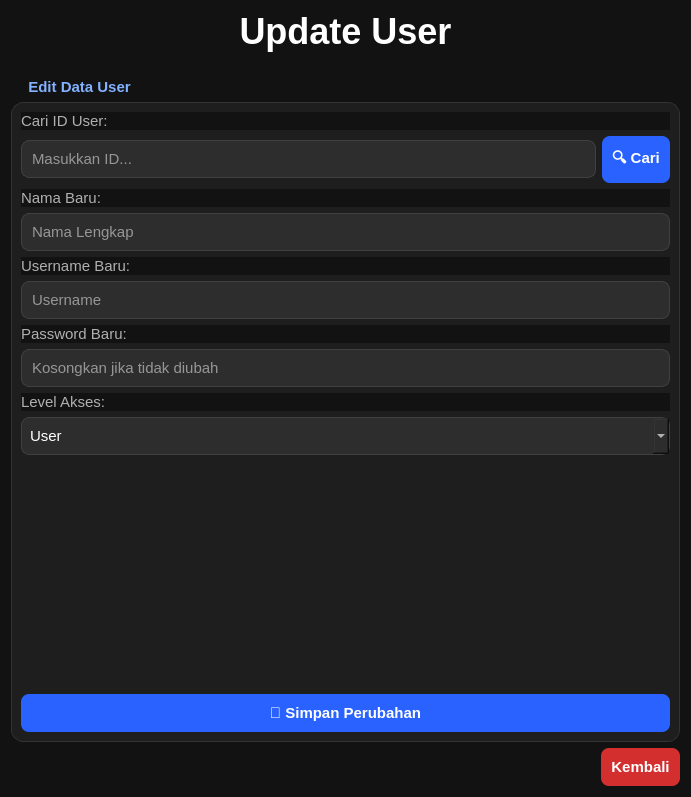
<?xml version="1.0" encoding="UTF-8"?>
<ui version="4.0">
 <class>FormUpdateUser</class>
 <widget class="QWidget" name="FormUpdateUser">
  <property name="geometry">
   <rect>
    <x>0</x>
    <y>0</y>
    <width>691</width>
    <height>797</height>
   </rect>
  </property>
  <property name="windowTitle">
   <string>Update User</string>
  </property>
  <property name="styleSheet">
   <string notr="true">
    QWidget { background-color: #121212; color: #E0E0E0; font-family: 'Segoe UI', sans-serif; font-size: 11pt; }
    QGroupBox { background-color: #1E1E1E; border: 1px solid #333333; border-radius: 12px; margin-top: 24px; font-weight: bold; }
    QGroupBox::title { subcontrol-origin: margin; left: 10px; padding: 0 5px; color: #82B1FF; }
    QLabel { color: #B0B0B0; }
    QLineEdit, QComboBox { background-color: #2D2D2D; border: 1px solid #404040; border-radius: 8px; padding: 8px; color: white; }
    QLineEdit:focus, QComboBox:focus { border: 2px solid #2962FF; }
    QPushButton { background-color: #333333; border: 1px solid #444444; border-radius: 8px; padding: 10px; color: white; font-weight: bold; }
    QPushButton:hover { background-color: #424242; }
    QPushButton#pushButton_cari, QPushButton#pushButton_update_user { background-color: #2962FF; border: none; }
    QPushButton#pushButton_cari:hover, QPushButton#pushButton_update_user:hover { background-color: #1565C0; }
    QPushButton#pushButton_cancel, QPushButton#pushButton_kembali { background-color: #D32F2F; border: none; }
   </string>
  </property>
  <layout class="QVBoxLayout" name="mainLayout">
   <item>
    <widget class="QLabel" name="label_title">
     <property name="styleSheet">
      <string>font-size: 36px; font-weight: bold; color: white; margin-bottom: 20px;</string>
     </property>
     <property name="text">
      <string>Update User</string>
     </property>
     <property name="alignment">
      <set>Qt::AlignCenter</set>
     </property>
    </widget>
   </item>
   <item>
    <widget class="QGroupBox" name="groupBox_update_user">
     <property name="title">
      <string>Edit Data User</string>
     </property>
     <layout class="QVBoxLayout" name="formLayout">
      <item>
       <widget class="QLabel" name="label_id">
        <property name="text">
         <string>Cari ID User:</string>
        </property>
       </widget>
      </item>
      <item>
       <layout class="QHBoxLayout" name="searchLayout">
        <item>
         <widget class="QLineEdit" name="lineEdit_id">
          <property name="placeholderText">
           <string>Masukkan ID...</string>
          </property>
         </widget>
        </item>
        <item>
         <widget class="QPushButton" name="pushButton_cari">
          <property name="maximumSize">
           <size>
            <width>100</width>
            <height>16777215</height>
           </size>
          </property>
          <property name="text">
           <string>🔍 Cari</string>
          </property>
         </widget>
        </item>
       </layout>
      </item>
      <item>
       <widget class="QLabel" name="label_nama">
        <property name="text">
         <string>Nama Baru:</string>
        </property>
       </widget>
      </item>
      <item>
       <widget class="QLineEdit" name="lineEdit_nama">
        <property name="placeholderText">
         <string>Nama Lengkap</string>
        </property>
       </widget>
      </item>
      <item>
       <widget class="QLabel" name="label_username">
        <property name="text">
         <string>Username Baru:</string>
        </property>
       </widget>
      </item>
      <item>
       <widget class="QLineEdit" name="lineEdit_username">
        <property name="placeholderText">
         <string>Username</string>
        </property>
       </widget>
      </item>
      <item>
       <widget class="QLabel" name="label_password">
        <property name="text">
         <string>Password Baru:</string>
        </property>
       </widget>
      </item>
      <item>
       <widget class="QLineEdit" name="lineEdit_password">
        <property name="echoMode">
         <enum>QLineEdit::Password</enum>
        </property>
        <property name="placeholderText">
         <string>Kosongkan jika tidak diubah</string>
        </property>
       </widget>
      </item>
      <item>
       <widget class="QLabel" name="label_level">
        <property name="text">
         <string>Level Akses:</string>
        </property>
       </widget>
      </item>
      <item>
       <widget class="QComboBox" name="comboBox_level">
        <item>
         <property name="text">
          <string>User</string>
         </property>
        </item>
        <item>
         <property name="text">
          <string>Admin</string>
         </property>
        </item>
       </widget>
      </item>
      <item>
       <spacer name="verticalSpacer">
        <property name="orientation">
         <enum>Qt::Vertical</enum>
        </property>
        <property name="sizeHint" stdset="0">
         <size>
          <width>20</width>
          <height>20</height>
         </size>
        </property>
       </spacer>
      </item>
      <item>
       <widget class="QPushButton" name="pushButton_update_user">
        <property name="text">
         <string>💾 Simpan Perubahan</string>
        </property>
       </widget>
      </item>
     </layout>
    </widget>
   </item>
   <item>
    <layout class="QHBoxLayout" name="bottomLayout">
     <item>
      <spacer name="horizontalSpacer">
       <property name="orientation">
        <enum>Qt::Horizontal</enum>
       </property>
       <property name="sizeHint" stdset="0">
        <size>
         <width>40</width>
         <height>20</height>
        </size>
       </property>
      </spacer>
     </item>
     <item>
      <widget class="QPushButton" name="pushButton_kembali">
       <property name="text">
        <string>Kembali</string>
       </property>
      </widget>
     </item>
    </layout>
   </item>
  </layout>
 </widget>
 <resources/>
 <connections/>
</ui>
